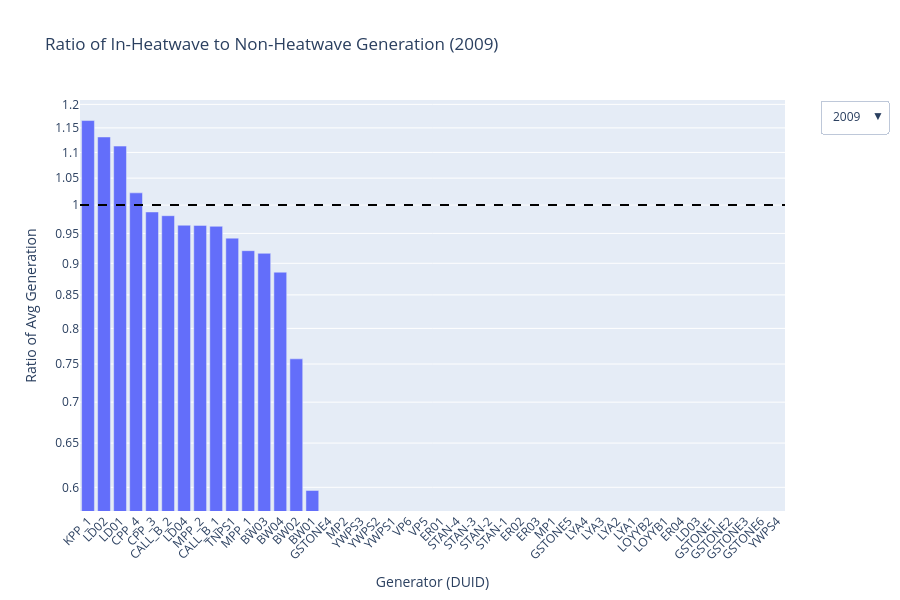

Notebook cell for this chart:
### Code cell
# Ensure time is datetime and extract year
dist_df['time'] = pd.to_datetime(dist_df['time'])
dist_df['year'] = dist_df['time'].dt.year

# Pivot table to get average generation per DUID/year per EHF_flag
avg_output = dist_df.pivot_table(
    index=['DUID', 'year'],
    columns='EHF_flag',
    values='TOTALMWh',
    aggfunc='mean',
    fill_value=0  # ensures both 0 and 1 exist even if missing
).reset_index()

# Rename columns for clarity
avg_output = avg_output.rename(columns={0:'avg_non_hw', 1:'avg_hw'})

# Compute difference and ratio
avg_output['diff'] = avg_output['avg_hw'] - avg_output['avg_non_hw']
# Avoid division by zero
avg_output['ratio'] = avg_output.apply(lambda row: row['avg_hw']/row['avg_non_hw'] if row['avg_non_hw'] != 0 else None, axis=1)

# Merge fuel type info
fuel_map = gen_info[['DUID', 'fuel_source_primary']].drop_duplicates()
avg_output = avg_output.merge(fuel_map, on='DUID', how='left')

# Inspect
print(avg_output.head())


years = sorted(avg_output['year'].unique())

fig = go.Figure()

# Add one bar chart per year
for i, year in enumerate(years):
    df_year = avg_output[avg_output['year'] == year].sort_values('ratio', ascending=False)

    fuel_types = df_year['fuel_source_primary'].unique()
    color_palette = px.colors.qualitative.Plotly
    color_map = {fuel: color_palette[j % len(color_palette)] for j, fuel in enumerate(fuel_types)}
    bar_colors = df_year['fuel_source_primary'].map(color_map)

    fig.add_trace(go.Bar(
        x=df_year['DUID'],
        y=df_year['ratio'],
        marker_color=bar_colors,
        customdata=df_year['fuel_source_primary'],
        hovertemplate='<b>DUID:</b> %{x}<br>Ratio: %{y}<br>Fuel: %{customdata}<extra></extra>',
        showlegend=False,
        visible=(i == 0)
    ))

# Dropdown buttons
buttons = []
for i, year in enumerate(years):
    visible = [False] * len(years)
    visible[i] = True
    buttons.append(dict(
        label=str(year),
        method="update",
        args=[{"visible": visible},
              {"title": f"Ratio of In-Heatwave to Non-Heatwave Generation ({year})"}]
    ))

# Layout
fig.update_layout(
    title=f"Ratio of In-Heatwave to Non-Heatwave Generation ({years[0]})",
    xaxis=dict(tickangle=-45, title='Generator (DUID)'),
    yaxis_type='log',
    yaxis_title='Ratio of Avg Generation',
    legend_title_text='Fuel Source',
    height=600,
    shapes=[dict(
        type='line',
        xref='paper', x0=0, x1=1,
        yref='y', y0=1, y1=1,
        line=dict(color='black', width=2, dash='dash')
    )],
    updatemenus=[dict(
        active=0,
        buttons=buttons,
        x=1.05, y=1,
        xanchor="left", yanchor="top"
    )]
)

fig.show()
